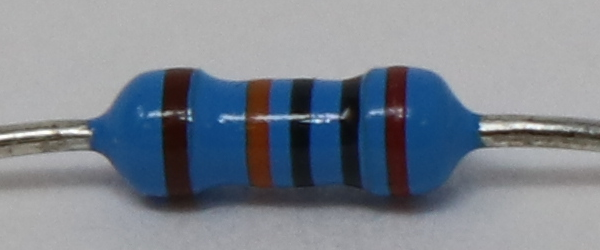
#> input picture 15.png, 600 x 250 px, given as the content of the folder new_test, which was not available
$ python initialize_images.py
#> lines starting #> are read from the running program, lines starting #| are printed output that depends on the picture; pictures that were not available may be replaced by others from this repository, and a replacement may not be noted
"""
Pythons scipt to select parts of images and crop them to initialize the correct
size.
"""
#from PIL import Image
import cv2
import numpy as np
import os

# Change 'test' and 'training' as needed to initialize

cwd = os.chdir('new_test')
files = os.listdir(cwd)

print(files)

for i in range(len(files)):
    print(i)
    cwd = os.chdir('../new_test')
    rgb = cv2.imread(files[i])
#> rgb is the input picture: shape (250, 600, 3); mean B, G, R 142.8, 132.4, 125.3
    gray = cv2.cvtColor(rgb, cv2.COLOR_BGR2GRAY)
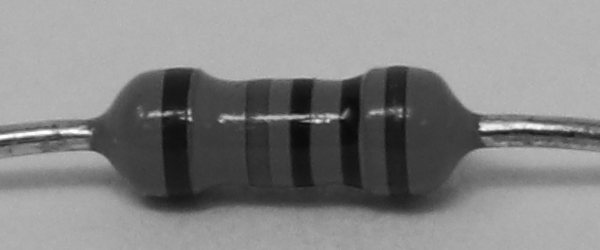
#> gray: shape (250, 600); min 10, max 255, mean 131.5
    template = cv2.imread('../resistor_template.png',0)
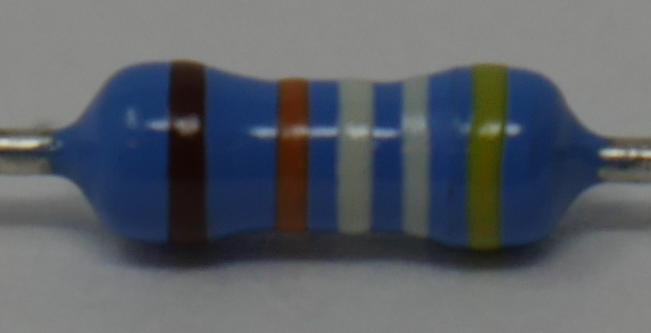
#> input picture resistor_template.png, 651 x 333 px
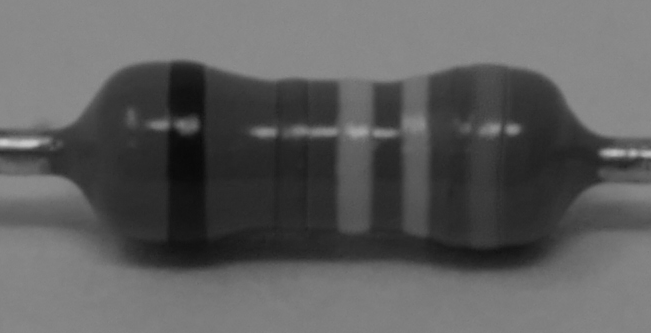
#> template: shape (333, 651); min 9, max 206, mean 94.2
    w, h = template.shape[::-1]
#> w = 651; h = 333

    res = cv2.matchTemplate(gray, template, cv2.TM_CCOEFF_NORMED)
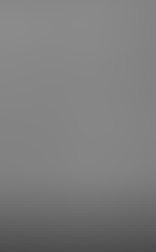
#> res: shape (84, 52) float32 (shown 3 times larger); min 0.3, max 0.549, mean 0.491
    threshold = 0.99

    loc = np.where( res >= threshold)
#> loc = (empty array, empty array)
    min_val, max_val, min_loc, max_loc = cv2.minMaxLoc(res)
#> min_val = 0.3; max_val = 0.549; min_loc = (51, 83); max_loc = (0, 9)
    top_left = max_loc
#> top_left = (0, 9)
    bottom_right = (top_left[0] + w, top_left[1]+h)
#> bottom_right = (651, 342)

    resistor = rgb[top_left[1]:bottom_right[1],top_left[0]:bottom_right[0]]
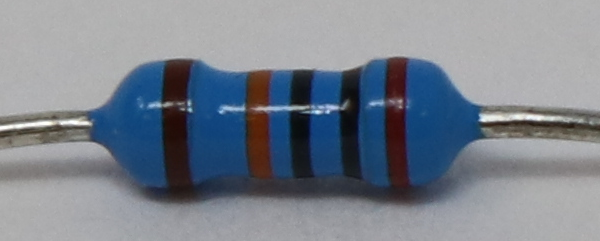
#> resistor: shape (241, 600, 3); mean B, G, R 141.5, 130.7, 123.4
    resistor = cv2.resize(resistor, (600, 250))
#> resistor: shape (250, 600, 3)
    cwd = os.chdir('../new_test_init')
    cv2.imwrite(str(i) + '.png',resistor)
